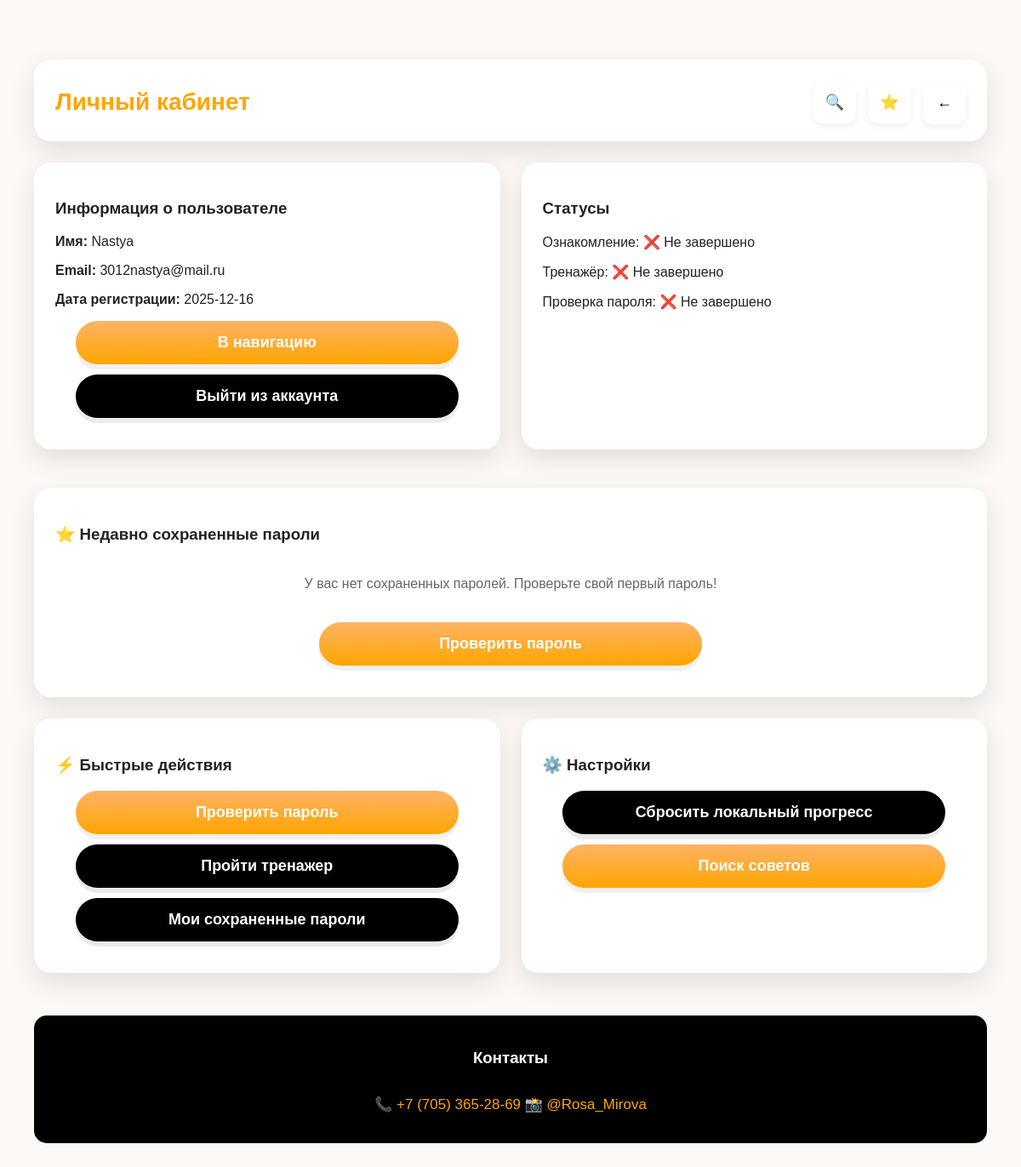
The app's page /profile (signed in) with its own data.
### tables this page shows
CREATE TABLE users (
            id INTEGER PRIMARY KEY AUTOINCREMENT,
            name TEXT NOT NULL,
            email TEXT NOT NULL UNIQUE,
            password_hash TEXT NOT NULL,
            salt TEXT NOT NULL,
            created_at TEXT NOT NULL
        );

### main.py (the view)
@app.get("/profile", response_class=HTMLResponse)
def profile(request: Request):
    user = get_current_user(request)
    if not user:
        return RedirectResponse(url="/login", status_code=status.HTTP_302_FOUND)
    saved_passwords = []
    try:
        saved_passwords = db.get_saved_passwords(user["id"], limit=5)
    except Exception as e:
        print(f"Error loading saved passwords: {e}")
    return templates.TemplateResponse("profile.html", {
        "request": request,
        "user": user,
        "saved_passwords": saved_passwords
    })

### templates/profile.html (shortened to what this page needs)
<!doctype html>
<html lang="ru">
<head>
    <link rel="stylesheet" href="../static/css/style.css">
</head>
<body>
    <div class="container">
        <div class="card header">
            <div class="title">Личный кабинет</div>
            <div>
                <button class="icon-btn" onclick="location.href='/search'">🔍</button>
                <button class="icon-btn" onclick="location.href='/favorites'">⭐</button>
                <button class="icon-btn" onclick="location.href='/navigation'">←</button>
            </div>
        </div>
        <div class="profile-grid">
            <div class="card">
                <h3>Информация о пользователе</h3>
                {% if user %}
                <p><strong>Имя:</strong> {{ user.name }}</p>
                <p><strong>Email:</strong> {{ user.email }}</p>
                <p><strong>Дата регистрации:</strong> {{ user.created_at[:10] if user.created_at else 'Неизвестно' }}</p>
                {% endif %}
                <button class="btn" onclick="location.href='/navigation'">В навигацию</button>
                <button class="btn secondary" onclick="location.href='/logout'">Выйти из аккаунта</button>
            </div>
            <div class="card">
                <h3>Статусы</h3>
                <p>Ознакомление: <span id="ackStatus">Загрузка...</span></p>
                <p>Тренажёр: <span id="trainerStatus">Загрузка...</span></p>
                <p>Проверка пароля: <span id="pwdStatus">Загрузка...</span></p>
            </div>
        </div>
        <div class="card">
            <h3>⭐ Недавно сохраненные пароли</h3>
            {% if saved_passwords and saved_passwords|length > 0 %}
            <div style="max-height: 300px; overflow-y: auto;">
                <table style="width: 100%; border-collapse: collapse;">
                    <thead>
                        <tr style="background: #f5f5f5;">
                            <th style="padding: 10px; text-align: left;">Пароль</th>
                            <th style="padding: 10px; text-align: left;">Надежность</th>
                            <th style="padding: 10px; text-align: left;">Дата</th>
                        </tr>
                    </thead>
                    <tbody>
                        {% for pwd in saved_passwords %}
                        <tr style="border-bottom: 1px solid #eee;">
                            <td style="padding: 10px;">
                                <span style="font-family: monospace; background: #f9f9f9; padding: 4px 8px; border-radius: 4px;">
                                    {{ pwd.password_hash[:3] }}•••{{ pwd.password_hash[-3:] if pwd.password_hash|length > 6 else '•••' }}
                                </span>
                            </td>
                            <td style="padding: 10px;">
                                <div style="display: flex; align-items: center; gap: 10px;">
                                    <div class="progress-bar" style="width: 80px;">
                                        <div class="progress" style="width: {{ pwd.strength_score }}%;
                                            background: {% if pwd.strength_score >= 80 %}var(--green)
                                                       {% elif pwd.strength_score >= 60 %}#f1c40f
                                                       {% else %}var(--red){% endif %};">
                                        </div>
                                    </div>
                                    <span>{{ pwd.strength_score }}%</span>
                                </div>
                            </td>
                            <td style="padding: 10px;">
                                {{ pwd.created_at[:10] if pwd.created_at else '' }}
                            </td>
                        </tr>
                        {% endfor %}
                    </tbody>
                </table>
            </div>
            <div style="margin-top: 15px; text-align: center;">
                <button class="btn secondary" onclick="location.href='/favorites'">
                    Все сохраненные пароли ({{ saved_passwords|length }})
                </button>
            </div>
            {% else %}
            <p style="text-align: center; padding: 20px; color: #666;">
                У вас нет сохраненных паролей. Проверьте свой первый пароль!
            </p>
            <div style="text-align: center;">
                <button class="btn" onclick="location.href='/check-password'">
                    Проверить пароль
                </button>
            </div>
            {% endif %}
        </div>
        <div class="cards-grid">
            <div class="card">
                <h3>⚡ Быстрые действия</h3>
                <button class="btn" onclick="location.href='/check-password'">
                    Проверить пароль
                </button>
                <button class="btn secondary" onclick="location.href='/trainer'">
                    Пройти тренажер
                </button>
                <button class="btn secondary" onclick="location.href='/favorites'">
                    Мои сохраненные пароли
                </button>
            </div>
            <div class="card">
                <h3>⚙️ Настройки</h3>
                <button class="btn secondary" id="clearProgressBtn">
                    Сбросить локальный прогресс
                </button>
                <button class="btn" onclick="location.href='/search'">
                    Поиск советов
                </button>
            </div>
        </div>
        <footer class="contacts">
            <h3>Контакты</h3>
            <a href="tel:+77053652869">📞 +7 (705) 365-28-69</a>
            <a href="https://instagram.com/Rosa_Mirova">📸 @Rosa_Mirova</a>
        </footer>
    </div>
</body>
</html>

### static/css/style.css (style rules this page uses)
:root { --orange: #FFA500; --black: #000000; --white: #ffffff; --bg: #fbf8f5; --card:#ffffff; --muted:#666666; --green:#00C851; --red:#ff4444; }
* { box-sizing:border-box }
html,body { height:100%; }
body { margin:0; font-family: 'Poppins', Arial, sans-serif; background:var(--bg); color:#222; -webkit-font-smoothing:antialiased; -moz-osx-font-smoothing:grayscale; }
.container { max-width:420px; margin:12px auto; padding:14px; }
.card { background:var(--card); border-radius:14px; padding:16px; box-shadow:0 8px 20px rgba(0,0,0,0.06); margin-bottom:12px; }
.header { display:flex;align-items:center;justify-content:space-between;margin-bottom:8px }
.title { color:var(--orange);font-weight:700;font-size:22px }
.icon-btn { background:#fff;border-radius:10px;padding:6px;box-shadow:0 4px 8px rgba(0,0,0,0.06);border:none;cursor:pointer }
.btn { display:block; width:100%; text-align:center; padding:12px 14px; border-radius:28px; border:none; font-weight:700; color:var(--white); background: linear-gradient(180deg, #ffb366, var(--orange)); box-shadow:0 6px 0 rgba(0,0,0,0.06); cursor:pointer; text-decoration:none; font-size:16px; margin:10px 0; }
.btn.secondary { background:#000; box-shadow:0 6px 0 rgba(0,0,0,0.08); }
.contacts { background:#000;color:#fff;padding:12px;border-radius:10px;margin-top:12px;text-align:center }
.contacts a { color:var(--orange);text-decoration:none;display:block;margin:6px 0 }
@media (min-width:481px) { body { background:var(--bg) } }
@media (min-width:481px) { .container { margin:20px auto } }
@media (min-width:481px) { .btn { max-width:360px;margin-left:auto;margin-right:auto } }
@media (min-width:1025px) { .container { max-width:1200px; padding:40px; margin:30px auto; } }
@media (min-width:1025px) { .card { padding:25px; border-radius:20px; margin-bottom:20px; box-shadow:0 12px 30px rgba(0,0,0,0.1); transition:transform 0.3s ease, box-shadow 0.3s ease; } }
@media (min-width:1025px) { .title { font-size:28px; } }
@media (min-width:1025px) { .btn { font-size:18px; padding:15px 20px; max-width:450px; border-radius:32px; margin:12px auto; transition:all 0.2s ease; } }
@media (min-width:1025px) { .contacts { padding:20px; margin-top:30px; border-radius:15px; } }
@media (min-width:1025px) { .contacts a { margin:10px 0; font-size:17px; display:inline-block; padding:5px 0; } }
@media (min-width:1025px) { .cards-grid { display:grid; grid-template-columns:repeat(auto-fit, minmax(350px, 1fr)); gap:25px; margin:25px 0; } }
@media (min-width:1025px) { .profile-grid { display:grid; grid-template-columns:1fr 1fr; gap:25px; margin-bottom:25px; } }
@media (min-width:1025px) { .header { padding-bottom:20px; margin-bottom:25px; flex-wrap:nowrap; } }
@media (min-width:1025px) { .icon-btn { min-width:50px; min-height:50px; margin-left:10px; font-size:18px; transition:all 0.2s; } }
.card { animation:slideIn 0.5s ease-out; }

### records on screen
users: name "Nastya", email "3012nastya@mail.ru", created_at "2025-12-16"
